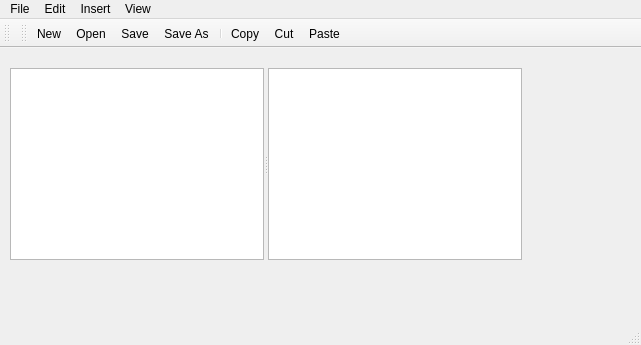
<?xml version="1.0" encoding="UTF-8"?>
<ui version="4.0">
 <class>MainWindowClass</class>
 <widget class="QMainWindow" name="MainWindowClass">
  <property name="geometry">
   <rect>
    <x>0</x>
    <y>0</y>
    <width>641</width>
    <height>345</height>
   </rect>
  </property>
  <property name="windowTitle">
   <string>MainWindow</string>
  </property>
  <widget class="QWidget" name="centralWidget">
   <widget class="QSplitter" name="splitter">
    <property name="geometry">
     <rect>
      <x>10</x>
      <y>20</y>
      <width>512</width>
      <height>192</height>
     </rect>
    </property>
    <property name="orientation">
     <enum>Qt::Horizontal</enum>
    </property>
    <widget class="QListWidget" name="listWidget">
     <property name="maximumSize">
      <size>
       <width>300</width>
       <height>16777215</height>
      </size>
     </property>
    </widget>
    <widget class="QPlainTextEdit" name="plainTextEdit"/>
   </widget>
  </widget>
  <widget class="QMenuBar" name="menuBar">
   <property name="geometry">
    <rect>
     <x>0</x>
     <y>0</y>
     <width>641</width>
     <height>21</height>
    </rect>
   </property>
   <widget class="QMenu" name="menuFile">
    <property name="title">
     <string>File</string>
    </property>
    <addaction name="actionNew"/>
    <addaction name="actionOpen"/>
    <addaction name="actionSave"/>
    <addaction name="actionSave_As"/>
    <addaction name="separator"/>
    <addaction name="actionExit"/>
   </widget>
   <widget class="QMenu" name="menuEdit">
    <property name="title">
     <string>Edit</string>
    </property>
    <addaction name="actionCopy"/>
    <addaction name="actionCut"/>
    <addaction name="actionPaste"/>
    <addaction name="separator"/>
    <addaction name="actionSelect_All"/>
    <addaction name="actionSelect_None"/>
   </widget>
   <widget class="QMenu" name="menuInsert">
    <property name="title">
     <string>Insert</string>
    </property>
    <addaction name="actionAnimals"/>
    <addaction name="actionShapes"/>
    <addaction name="actionFood"/>
   </widget>
   <widget class="QMenu" name="menuView">
    <property name="title">
     <string>View</string>
    </property>
    <addaction name="actionToolbar_top"/>
    <addaction name="actionToolbar_bottom"/>
    <addaction name="actionToolbar_left"/>
    <addaction name="actionToolbar_right"/>
    <addaction name="separator"/>
    <addaction name="actionToolbar_floatable"/>
    <addaction name="actionToolbar_movable"/>
   </widget>
   <addaction name="menuFile"/>
   <addaction name="menuEdit"/>
   <addaction name="menuInsert"/>
   <addaction name="menuView"/>
  </widget>
  <widget class="QToolBar" name="mainToolBar">
   <attribute name="toolBarArea">
    <enum>TopToolBarArea</enum>
   </attribute>
   <attribute name="toolBarBreak">
    <bool>false</bool>
   </attribute>
  </widget>
  <widget class="QStatusBar" name="statusBar"/>
  <widget class="QToolBar" name="toolBar">
   <property name="windowTitle">
    <string>toolBar</string>
   </property>
   <attribute name="toolBarArea">
    <enum>TopToolBarArea</enum>
   </attribute>
   <attribute name="toolBarBreak">
    <bool>false</bool>
   </attribute>
   <addaction name="actionNew"/>
   <addaction name="actionOpen"/>
   <addaction name="actionSave"/>
   <addaction name="actionSave_As"/>
   <addaction name="separator"/>
   <addaction name="actionCopy"/>
   <addaction name="actionCut"/>
   <addaction name="actionPaste"/>
  </widget>
  <action name="actionNew">
   <property name="icon">
    <iconset resource="mainwindow.qrc">
     <normaloff>:/files/images/new.png</normaloff>:/files/images/new.png</iconset>
   </property>
   <property name="text">
    <string>New</string>
   </property>
  </action>
  <action name="actionOpen">
   <property name="icon">
    <iconset resource="mainwindow.qrc">
     <normaloff>:/files/images/open.png</normaloff>:/files/images/open.png</iconset>
   </property>
   <property name="text">
    <string>Open</string>
   </property>
  </action>
  <action name="actionSave">
   <property name="icon">
    <iconset resource="mainwindow.qrc">
     <normaloff>:/files/images/save.png</normaloff>:/files/images/save.png</iconset>
   </property>
   <property name="text">
    <string>Save</string>
   </property>
  </action>
  <action name="actionSave_As">
   <property name="icon">
    <iconset resource="mainwindow.qrc">
     <normaloff>:/files/images/saveas.png</normaloff>:/files/images/saveas.png</iconset>
   </property>
   <property name="text">
    <string>Save As</string>
   </property>
  </action>
  <action name="actionExit">
   <property name="text">
    <string>Exit</string>
   </property>
  </action>
  <action name="actionCopy">
   <property name="icon">
    <iconset resource="mainwindow.qrc">
     <normaloff>:/files/images/copy.png</normaloff>:/files/images/copy.png</iconset>
   </property>
   <property name="text">
    <string>Copy</string>
   </property>
  </action>
  <action name="actionCut">
   <property name="icon">
    <iconset resource="mainwindow.qrc">
     <normaloff>:/files/images/cut.png</normaloff>:/files/images/cut.png</iconset>
   </property>
   <property name="text">
    <string>Cut</string>
   </property>
  </action>
  <action name="actionPaste">
   <property name="icon">
    <iconset resource="mainwindow.qrc">
     <normaloff>:/files/images/paste.png</normaloff>:/files/images/paste.png</iconset>
   </property>
   <property name="text">
    <string>Paste</string>
   </property>
  </action>
  <action name="actionSelect_All">
   <property name="icon">
    <iconset resource="mainwindow.qrc">
     <normaloff>:/files/images/selectall.png</normaloff>:/files/images/selectall.png</iconset>
   </property>
   <property name="text">
    <string>Select All</string>
   </property>
  </action>
  <action name="actionSelect_None">
   <property name="icon">
    <iconset resource="mainwindow.qrc">
     <normaloff>:/files/images/selectnone.png</normaloff>:/files/images/selectnone.png</iconset>
   </property>
   <property name="text">
    <string>Select None</string>
   </property>
  </action>
  <action name="actionAnimals">
   <property name="text">
    <string>Animals</string>
   </property>
  </action>
  <action name="actionShapes">
   <property name="text">
    <string>Shapes</string>
   </property>
  </action>
  <action name="actionFood">
   <property name="text">
    <string>Food</string>
   </property>
  </action>
  <action name="actionToolbar_top">
   <property name="text">
    <string>Toolbar top</string>
   </property>
  </action>
  <action name="actionToolbar_bottom">
   <property name="text">
    <string>Toolbar bottom</string>
   </property>
  </action>
  <action name="actionToolbar_left">
   <property name="text">
    <string>Toolbar left</string>
   </property>
  </action>
  <action name="actionToolbar_right">
   <property name="text">
    <string>Toolbar right</string>
   </property>
  </action>
  <action name="actionToolbar_floatable">
   <property name="checkable">
    <bool>true</bool>
   </property>
   <property name="text">
    <string>Toolbar floatable</string>
   </property>
  </action>
  <action name="actionToolbar_movable">
   <property name="checkable">
    <bool>true</bool>
   </property>
   <property name="text">
    <string>Toolbar movable</string>
   </property>
  </action>
 </widget>
 <layoutdefault spacing="6" margin="11"/>
 <resources>
  <include location="mainwindow.qrc"/>
 </resources>
 <connections/>
</ui>
